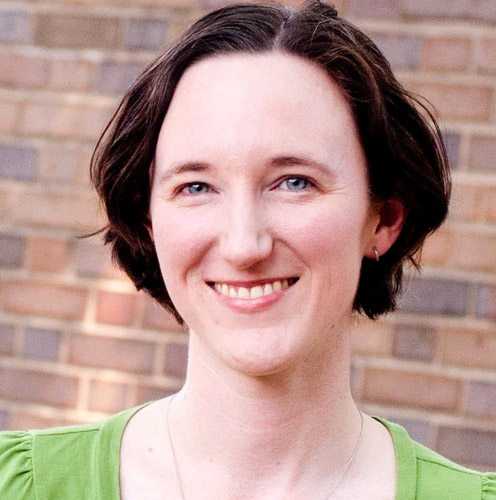
//> input picture img/h1.png, 496 x 500 px
$ ./gabor ../../img/h1.png   (built with g++ and OpenCV 4)
//> lines starting //> are read from the running program, lines starting //| are printed output that depends on the picture
### demo/cpp/xui.h

#ifndef __opencv_gui_onboard__
#define __opencv_gui_onboard__

#include <opencv2/opencv.hpp>
#include <vector>

struct UI
{
	//! a 2 state button
    virtual void addButton(cv::String name, const cv::Rect &r, cv::Scalar c, int &v) = 0;
    //! a slider with  r.width values
    virtual void addSlider(cv::String name, const cv::Rect &r, cv::Scalar c, int &v) = 0;
    //! a 2 state button, only sets to high, resetting to low is left to user.
    virtual void addTrigger(cv::String name, const cv::Rect &r, cv::Scalar c, int &v) = 0;
    //! selection of a string list, click left for prev, right for next
    virtual void addChoice(std::vector<cv::String> &choice, const cv::Rect &r, cv::Scalar c, int &v) = 0;
    virtual void setText(int i, cv::String t) = 0;
    virtual cv::String info() = 0;
    virtual bool toggle() = 0;
    virtual void show(cv::Mat &img) = 0;
};

cv::Ptr<UI> createUI(cv::String n);

#endif // __opencv_gui_onboard__

### demo/cpp/gabor.cpp
#include <set>
#include <iostream>
#include <opencv2/opencv.hpp>
//#include "xui.h"

using namespace cv;
using namespace std;


int main(int  argc, char **argv)
{
    int h=30, w = 100, wid=10, sig=12, tet=w/2, lam=w/2, gam=w/2, ps=w/2;
    double scal = 1.0 / double(w);

  // [8 lines of commented-out code are left out]
    namedWindow("sliders", 0);
    createTrackbar("width","sliders",&wid,w);
    createTrackbar("sigma","sliders",&sig,w);
    createTrackbar("theta","sliders",&tet,w);
    createTrackbar("lambda","sliders",&lam,w);
    createTrackbar("gamma","sliders",&gam,w);
    createTrackbar("psi","sliders",&ps,w);

    String fn="key1.jpg";
    if (argc > 1) fn = argv[1];
    Mat frame = imread(fn, 0);
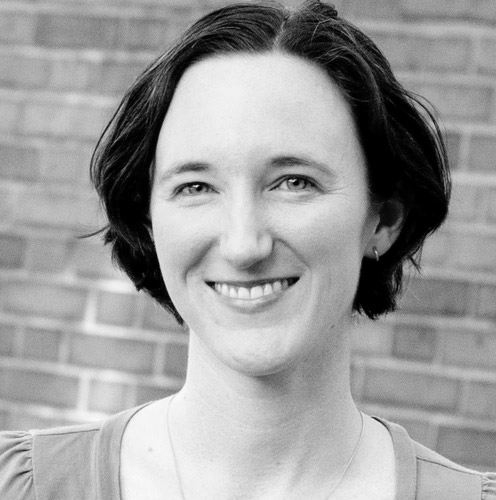
//> frame: 500 rows x 496 cols, CV_8UC1; min 0, max 253, mean 157.1
    resize(frame,frame,Size(640,480));
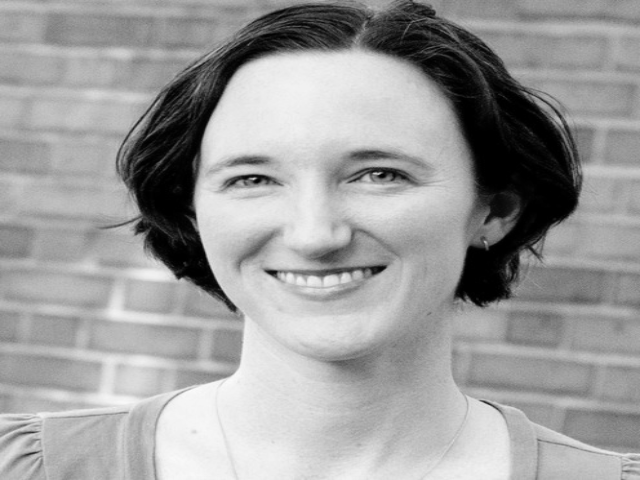
//> frame: 480 rows x 640 cols, CV_8UC1; min 0, max 251, mean 157

    while(1)
    {
    	double sigma = double(sig) * scal * 12;
    	double theta = double(tet) * scal / (2*CV_PI);
    	double lambda = double(lam) * scal;
    	double gamma = double(gam) * scal;
    	double psi = double(ps) * scal * 2 * CV_PI;
    	Mat krnl = getGaborKernel(Size(wid,wid), sigma, theta, lambda, gamma, psi);
    	Mat fil; filter2D(frame, fil, -1, krnl);
//> after `filter2D(frame, fil, - 1, krnl)`:
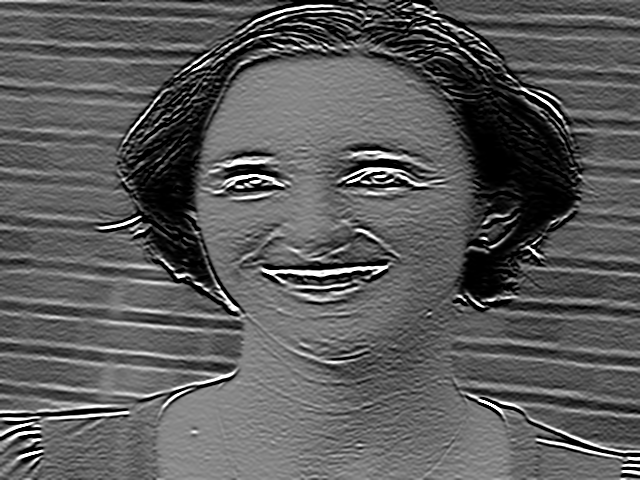
//> fil: 480 rows x 640 cols, CV_8UC1; min 0, max 255, mean 91
    	Mat krnlRes; resize(krnl, krnlRes, Size(), 10, 10);
    	imshow("kernel", krnlRes);
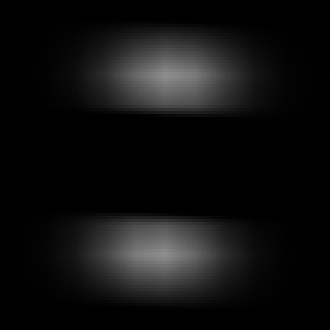
//> window 'kernel': 110 rows x 110 cols, CV_8UC1 (shown 3 times larger); min 0, max 141, mean 15.6
    	imshow("res", fil);
    	imshow("in", frame);
        Mat draw = frame.clone();
        //ui->show(draw);
        int k = waitKey(40);
//> the Esc key is pressed
        if (k==27) break;
        //if (k=='\t') ui->toggle();
        //if (k=='i') cerr << ui->info() << endl;
    }

    return 0;
}
// [15 lines of commented-out code are left out]
